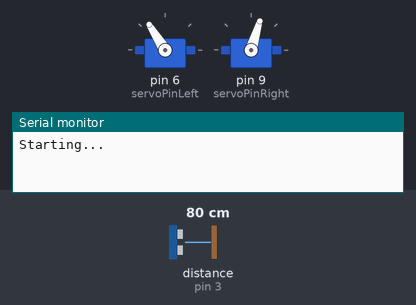
Recording of a sketch running on a simulated Arduino Uno, built with avr-gcc and run on an emulated ATmega328P. On the bench: 2 × servo, the last lines printed to the serial monitor. The test bench sets the inputs (shaded band); at power-on: distance to the obstacle (sensor on pin 3) 80 cm. The echo pulse lasts 58.3 µs per cm.

Above: at 1.7 s.
1.8 s: distance to the obstacle (sensor on pin 3) set to 14 cm
3.3 s: distance to the obstacle (sensor on pin 3) set to 10 cm
At 5.1 s:
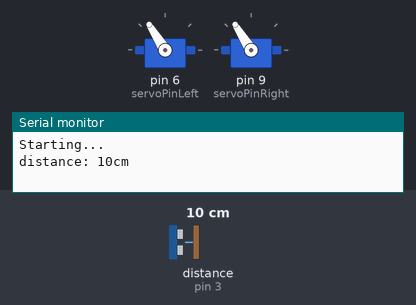
6.3 s: distance to the obstacle (sensor on pin 3) set to 18 cm
At 8.0 s:
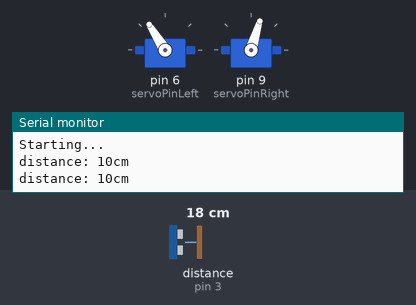
8.9 s: distance to the obstacle (sensor on pin 3) set to 2 cm
At 9.7 s:
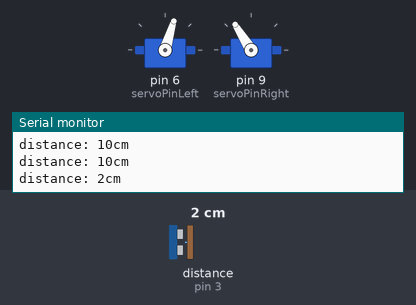
Timing chart, 0 to 12.9 s (numbered marks = the images above; inputs shaded):
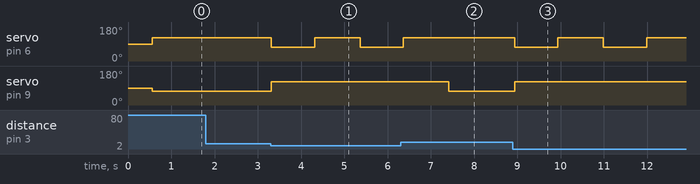

Measured:
- the behaviour switches between 13 and 12 cm on distance to the obstacle (sensor on pin 3) (found by bisection; images 0 and 1)
- after the input at 1.8 s, every drawn part: stays the same
- after the input at 3.3 s, servo on pin 6 (servoPinLeft): 122° → 73° at once, → 122° 1.0 s later, → 73° 1.1 s later; servo on pin 9 (servoPinRight): 73° → 122° at once
- after the input at 6.3 s, servo on pin 6 (servoPinLeft): goes on until 6.4 s, then stays 122°; servo on pin 9 (servoPinRight): 122° → 73° after 1.1 s
- after the input at 8.9 s, servo on pin 6 (servoPinLeft): alternates 122° for 1.1 s and 73° for 1.0 s, starting at once; servo on pin 9 (servoPinRight): 73° → 122° at once

The sketch:

AvoidanceRobot.ino
```cpp
/*
 * AvoidanceRobot.ino
 *
 * Brown Dog Gadgets <https://www.browndoggadgets.com/>
 *
 * We used the following items for this robot:
 *   1 x Crazy Circuits Robotics Board <https://www.browndoggadgets.com/collections/tbm/products/crazy-circuits-robotics-board>
 *   2 x Brick Compatible Continuous Rotation 360 Degree Servo <https://www.browndoggadgets.com/products/brick-compatible-360-degree-servo>
 *   1 x HC-SR04 Ultrasonic Distance Sensor
 *   1 x USB Power Bank
 *
 */


// you will need the following libraries
#include <NewPing.h>
#include <Servo.h>

// set up the ultrasonic sensor, connect the echo and trigger wires to the specified pins
#define ECHO_PIN     3  // Arduino pin tied to echo pin on the ultrasonic sensor.
#define TRIGGER_PIN  5  // Arduino pin tied to trigger pin on the ultrasonic sensor.
#define MAX_DISTANCE 800 // Maximum distance we want to ping for (in centimeters). Maximum sensor distance is rated at 400-500cm.
NewPing sonar(TRIGGER_PIN, ECHO_PIN, MAX_DISTANCE); // NewPing setup of pins and maximum distance.

int theDistance = 0;
int theDistanceTotal = 0;
int triggerDistance = 13; // set the distance in centimeters to trigger the action
int sampleVal = 5;

// make two servo objects
Servo servoLeft;
Servo servoRight;

// connect the signal wires (orange) to the specified pins
int servoPinLeft = 6;
int servoPinRight = 9;

// this is the midpoint of the servo, or where it is "stopped"
int midPoint = 1600;

// set the number for forward and backward movement
int forward = 1300;
int backward = 1800;


// set how many milliseconds your robot will move backwards for
int goBackwardTime = 1000;

// set how many milliseconds your robot will turn for
int turnRightTime = 1000;

// setup runs one time when things start
void setup() {

  Serial.begin(9600);
  Serial.println("Starting...");
  servoLeft.attach(servoPinLeft);
  servoRight.attach(servoPinRight);
  delay(500);

}

// loop runs forever
void loop() {

  delay(50); // delay between pings
  theDistance = sonar.ping_cm();

  // check if the distance sensor sees something
  if ((theDistance > 0) and (theDistance < triggerDistance)) {

    // distance sensor
    Serial.print("distance: ");
    Serial.print(theDistance);
    Serial.println("cm");

    goBackward(goBackwardTime);
    turnRight(turnRightTime);

  }


  else {

    // if the distance sensor does not see anything, keep moving forward
    goForward(100);

  }

}


// Below are the functions to move forward & backward, and turn left & right

void goForward(int theDelay) {

  servoLeft.writeMicroseconds(backward);
  servoRight.writeMicroseconds(forward);
  delay(theDelay);

}


void goBackward(int theDelay) {

  servoLeft.writeMicroseconds(forward);
  servoRight.writeMicroseconds(backward);
  delay(theDelay);

}


void turnLeft(int theDelay) {

  servoLeft.writeMicroseconds(forward);
  servoRight.writeMicroseconds(forward);
  delay(theDelay);

}

void turnRight(int theDelay) {

  servoLeft.writeMicroseconds(backward);
  servoRight.writeMicroseconds(backward);
  delay(theDelay);

}
```
